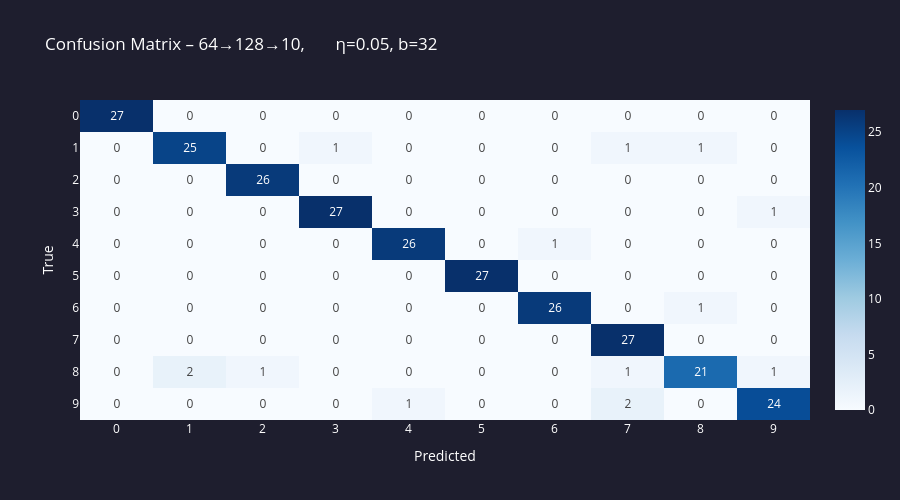

Notebook source saved alongside this figure:
### Markdown cell above
---
## 4. Najlepsza konfiguracja – macierz pomyłek

### Code cell
# Pick the best experiment by test accuracy
best = max(results, key=lambda e: e['test_acc'])
print(f"Best config : {best['name']}")
print(f"Test accuracy: {best['test_acc']:.4f}")

# Confusion matrix
best_trainer = best['trainer']
y_pred_proba = best_trainer.model._forward(X_test)
y_pred       = np.argmax(y_pred_proba, axis=1)

n_classes = 10
cm = np.zeros((n_classes, n_classes), dtype=int)
for true, pred in zip(y_test, y_pred):
    cm[true][pred] += 1

fig_cm = go.Figure(go.Heatmap(
    z=cm,
    x=[str(i) for i in range(n_classes)],
    y=[str(i) for i in range(n_classes)],
    colorscale='Blues',
    text=cm, texttemplate='%{text}',
    hovertemplate='True: %{y}<br>Pred: %{x}<br>Count: %{z}<extra></extra>',
))
fig_cm.update_layout(
    title=f'Confusion Matrix – {best["name"]}',
    xaxis_title='Predicted', yaxis_title='True',
    plot_bgcolor='#1e1e2e', paper_bgcolor='#1e1e2e',
    font=dict(color='white'), height=500,
    yaxis=dict(autorange='reversed'),
)
fig_cm.show()

### Figure 1 — Plotly figure (JSON) as saved in the notebook; plotly's stock layout.template omitted (floating-point values rounded to 4 significant figures)
{"data": [{"colorscale": [[0, "rgb(247,251,255)"], [0.125, "rgb(222,235,247)"], [0.25, "rgb(198,219,239)"], [0.375, "rgb(158,202,225)"], [0.5, "rgb(107,174,214)"], [0.625, "rgb(66,146,198)"], [0.75, "rgb(33,113,181)"], [0.875, "rgb(8,81,156)"], [1, "rgb(8,48,107)"]], "hovertemplate": "True: %{y}<br>Pred: %{x}<br>Count: %{z}<extra></extra>", "text": [[27, 0, 0, 0, 0, 0, 0, 0, 0, 0], [0, 25, 0, 1, 0, 0, 0, 1, 1, 0], [0, 0, 26, 0, 0, 0, 0, 0, 0, 0], [0, 0, 0, 27, 0, 0, 0, 0, 0, 1], [0, 0, 0, 0, 26, 0, 1, 0, 0, 0], [0, 0, 0, 0, 0, 27, 0, 0, 0, 0], [0, 0, 0, 0, 0, 0, 26, 0, 1, 0], [0, 0, 0, 0, 0, 0, 0, 27, 0, 0], [0, 2, 1, 0, 0, 0, 0, 1, 21, 1], [0, 0, 0, 0, 1, 0, 0, 2, 0, 24]], "texttemplate": "%{text}", "type": "heatmap", "x": ["0", "1", "2", "3", "4", "5", "6", "7", "8", "9"], "y": ["0", "1", "2", "3", "4", "5", "6", "7", "8", "9"], "z": [[27, 0, 0, 0, 0, 0, 0, 0, 0, 0], [0, 25, 0, 1, 0, 0, 0, 1, 1, 0], [0, 0, 26, 0, 0, 0, 0, 0, 0, 0], [0, 0, 0, 27, 0, 0, 0, 0, 0, 1], [0, 0, 0, 0, 26, 0, 1, 0, 0, 0], [0, 0, 0, 0, 0, 27, 0, 0, 0, 0], [0, 0, 0, 0, 0, 0, 26, 0, 1, 0], [0, 0, 0, 0, 0, 0, 0, 27, 0, 0], [0, 2, 1, 0, 0, 0, 0, 1, 21, 1], [0, 0, 0, 0, 1, 0, 0, 2, 0, 24]]}], "layout": {"font": {"color": "white"}, "height": 500, "paper_bgcolor": "#1e1e2e", "plot_bgcolor": "#1e1e2e", "title": {"text": "Confusion Matrix – 64→128→10,       η=0.05, b=32"}, "xaxis": {"title": {"text": "Predicted"}}, "yaxis": {"autorange": "reversed", "title": {"text": "True"}}}}
